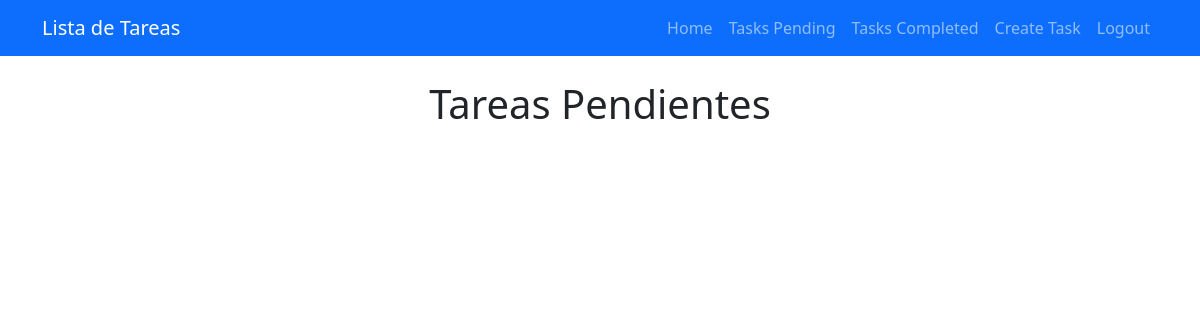
Before: /tasks/ (signed in) with the older database file.
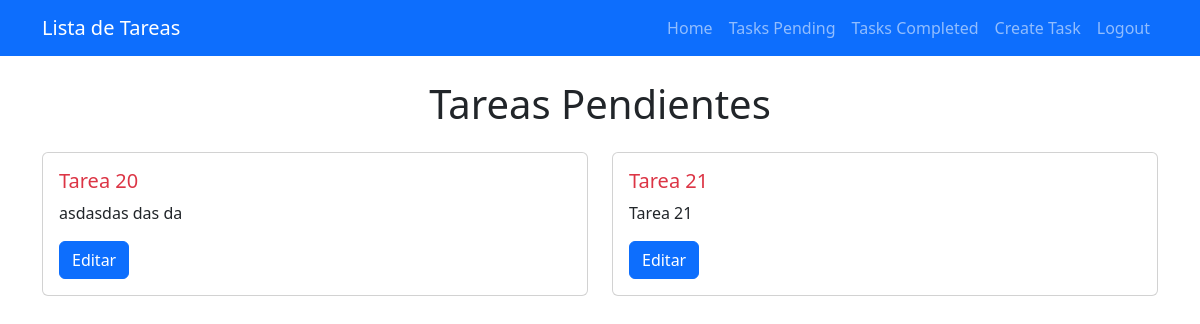
After: the same page with the newer database file.
### tasks/models.py (models this page shows, shortened)
class Task(models.Model):
    title = models.CharField(max_length=200)
    description = models.TextField(blank=True)
    created = models.DateTimeField(auto_now=True)
    datecomplete = models.DateTimeField(null=True, blank=True)
    important = models.BooleanField(default=False)
    user = models.ForeignKey(User, on_delete=models.CASCADE)

### tasks/views.py (the view)
# urls.py: path('tasks/', views.tasks, name='tasks'),
@login_required
def tasks(request):
    tasks = Task.objects.filter(user=request.user, datecomplete__isnull=True)
    return render(request, 'tasks.html', {
        'tasks': tasks
    })

### tasks/templates/tasks.html (shortened to what this page needs)
{% extends 'base.html' %}
{% block content %}
<main class="container-md">
    <h1 class="text-center mb-4 mt-4">Tareas Pendientes</h1>
    <div class="row">
        {% for task in tasks %}
        <div class="col-md-6 mb-4">
            <div class="card">
                <div class="card-body">
                    <h5 class="card-title {% if task.important %}text-danger{% endif %}">
                        {{ task.title }}
                    </h5>
                    <p class="card-text">{{ task.description }}</p>
                    <a href="{% url 'task_detail' task.id %}" class="btn btn-primary">Editar</a>
                </div>
            </div>
        </div>
        {% endfor %}
    </div>
</main>
{% endblock %}

Changed rows visible on the page:
added Task: title "Tarea 20", description "asdasdas das da"
added Task: title "Tarea 21", description "Tarea 21"
